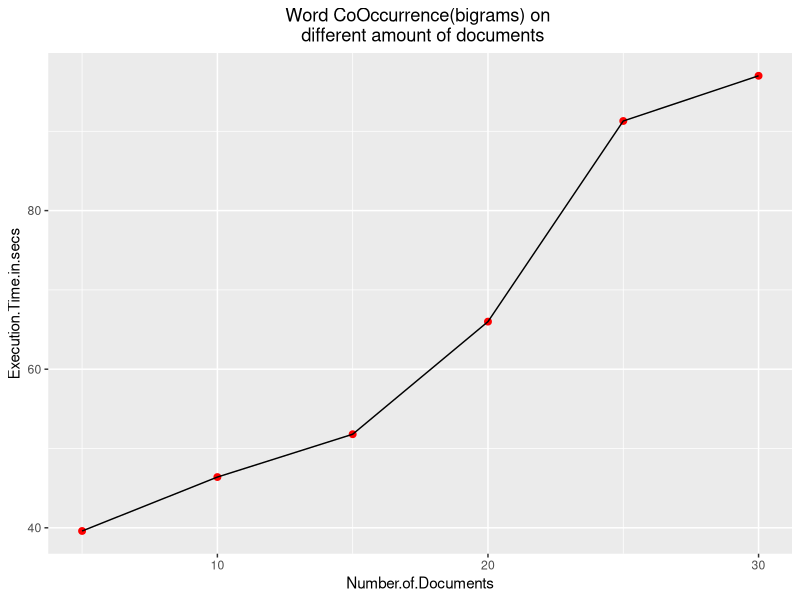
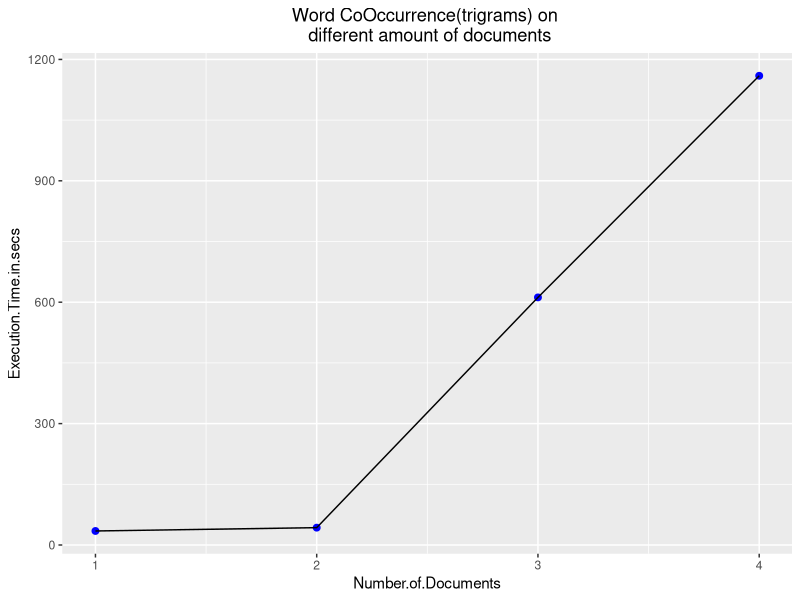
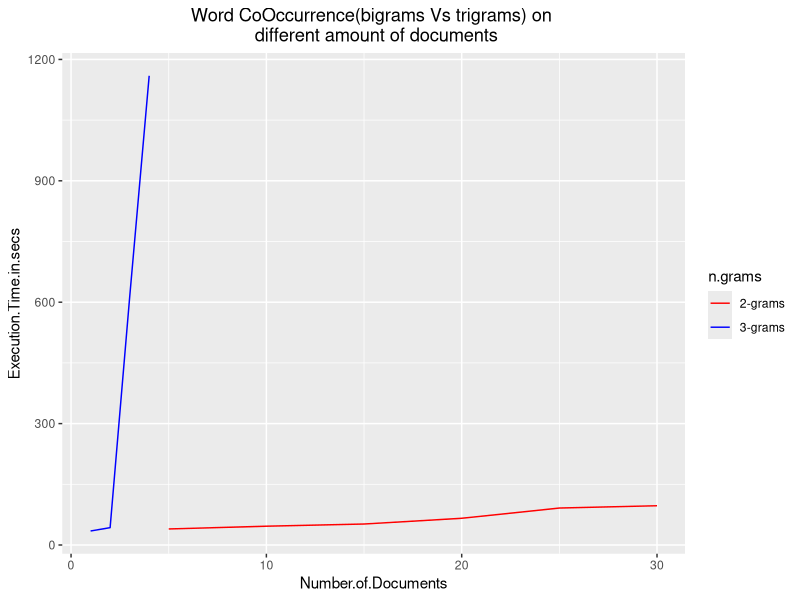

These figures' R source, in order:
#Plotting time taken for running CoOccurrence(bigrams, n =2) word count on Latin Text
library(data.table)
library(ggplot2)

data1 <- read.table("Data_recorded.txt", header=T, sep="\t")
colnames(data1) <- c("Number.of.Documents", "Execution.Time.in.secs")
data1$n.grams <- "2-grams"

pltbase1 <- ggplot(data1, aes(Number.of.Documents, Execution.Time.in.secs)) + geom_point(color = "red", size = 2) + geom_line(data = data1, aes(x=Number.of.Documents, y=Execution.Time.in.secs))
pltbase1 + ggtitle("Word CoOccurrence(bigrams) on \n different amount of documents") + theme(plot.title = element_text(hjust = 0.5))


#Plotting time taken for running CoOccurrence(trigrams, n = 3) word count on Latin Text
data2 <- read.table("Data_recorded2.txt", header=T, sep="\t")
colnames(data2) <- c("Number.of.Documents", "Execution.Time.in.secs")
data2$n.grams <- "3-grams"

pltbase2 <- ggplot(data2, aes(Number.of.Documents, Execution.Time.in.secs)) + geom_point(color = "blue", size = 2) + geom_line(data = data2, aes(x=Number.of.Documents, y=Execution.Time.in.secs))
pltbase2 + ggtitle("Word CoOccurrence(trigrams) on \n different amount of documents") + theme(plot.title = element_text(hjust = 0.5))





#Plotting time taken for running CoOccurrence(bigrams, n= 2 Vs trigrams, n = 3) word count on Latin Text
combined_data <- rbind(data1, data2)
pltbase3 <- ggplot(combined_data, aes(Number.of.Documents, Execution.Time.in.secs, colour = n.grams)) + 
            geom_line(aes(x=Number.of.Documents, y=Execution.Time.in.secs)) + 
            ylab(label="Execution.Time.in.secs") + 
            xlab("Number.of.Documents") + 
            scale_colour_manual(values=c("red", "blue")) 

pltbase3 + ggtitle("Word CoOccurrence(bigrams Vs trigrams) on \n different amount of documents") + theme(plot.title = element_text(hjust = 0.5))
